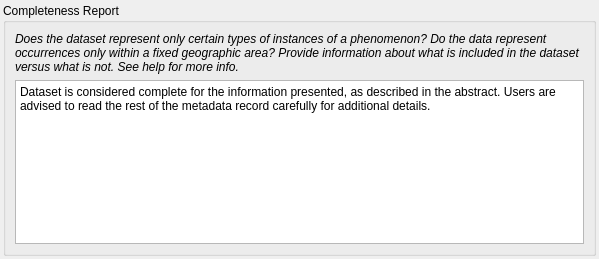
<?xml version="1.0" encoding="UTF-8"?>
<ui version="4.0">
 <class>Form</class>
 <widget class="QWidget" name="Form">
  <property name="geometry">
   <rect>
    <x>0</x>
    <y>0</y>
    <width>599</width>
    <height>131</height>
   </rect>
  </property>
  <property name="minimumSize">
   <size>
    <width>0</width>
    <height>0</height>
   </size>
  </property>
  <property name="maximumSize">
   <size>
    <width>16777215</width>
    <height>16777215</height>
   </size>
  </property>
  <property name="font">
   <font>
    <family>Arial</family>
    <pointsize>9</pointsize>
   </font>
  </property>
  <property name="windowTitle">
   <string>Form</string>
  </property>
  <layout class="QVBoxLayout" name="verticalLayout">
   <property name="leftMargin">
    <number>3</number>
   </property>
   <property name="topMargin">
    <number>3</number>
   </property>
   <property name="rightMargin">
    <number>3</number>
   </property>
   <property name="bottomMargin">
    <number>3</number>
   </property>
   <item>
    <widget class="QGroupBox" name="groupBox">
     <property name="title">
      <string>Completeness Report</string>
     </property>
     <layout class="QVBoxLayout" name="verticalLayout_2">
      <item>
       <widget class="QLabel" name="label">
        <property name="font">
         <font>
          <italic>true</italic>
         </font>
        </property>
        <property name="styleSheet">
         <string notr="true">font: italic;</string>
        </property>
        <property name="text">
         <string>Does the dataset represent only certain types of instances of a phenomenon? Do the data represent occurrences only within a fixed geographic area? Provide information about what is included in the dataset versus what is not. See help for more info.</string>
        </property>
        <property name="wordWrap">
         <bool>true</bool>
        </property>
       </widget>
      </item>
      <item>
       <widget class="GrowingTextEdit" name="fgdc_complete">
        <property name="sizePolicy">
         <sizepolicy hsizetype="Expanding" vsizetype="Fixed">
          <horstretch>0</horstretch>
          <verstretch>0</verstretch>
         </sizepolicy>
        </property>
        <property name="minimumSize">
         <size>
          <width>0</width>
          <height>0</height>
         </size>
        </property>
        <property name="maximumSize">
         <size>
          <width>16777215</width>
          <height>16777215</height>
         </size>
        </property>
        <property name="plainText">
         <string>Dataset is considered complete for the information presented, as described in the abstract. Users are advised to read the rest of the metadata record carefully for additional details.</string>
        </property>
       </widget>
      </item>
     </layout>
    </widget>
   </item>
  </layout>
 </widget>
 <customwidgets>
  <customwidget>
   <class>GrowingTextEdit</class>
   <extends>QPlainTextEdit</extends>
   <header>growingtextedit</header>
  </customwidget>
 </customwidgets>
 <resources/>
 <connections/>
</ui>
